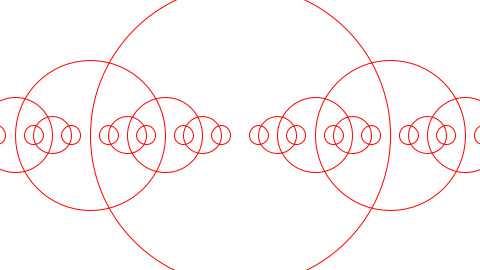
Frame 1 (no input)
Frame 60 (the mouse pressed at the canvas centre just before this capture): identical to frame 1, image omitted
Frame 120 (the mouse held since frame 60 and released just before this capture): identical to frame 1, image omitted

The Processing sketch that drew this single still picture (run headless with seeded random() and noise(); from frame 60 on, the mouse is pressed at the canvas centre):

// Processing sketch: example_13_08_recursion
// ── example_13_08_recursion.pde
// Learning Processing
// Daniel Shiffman
// http://www.learningprocessing.com

// Example 13-8: Recursion

void setup() {
  size(480, 270);
}

void draw() {
  background(255);
  stroke(255,0,0);
  noFill();
  drawCircle(width/2, height/2, 300);
}

void drawCircle(float x, float y, float diameter) {
  ellipse(x, y, diameter, diameter);
  if (diameter > 32) {
    // drawCircle() calls itself twice, creating a branching effect. 
    // For every circle, a smaller circle is drawn to the left and right.
    drawCircle(x + diameter/2, y, diameter/2);
    drawCircle(x - diameter/2, y, diameter/2);
  }
}
